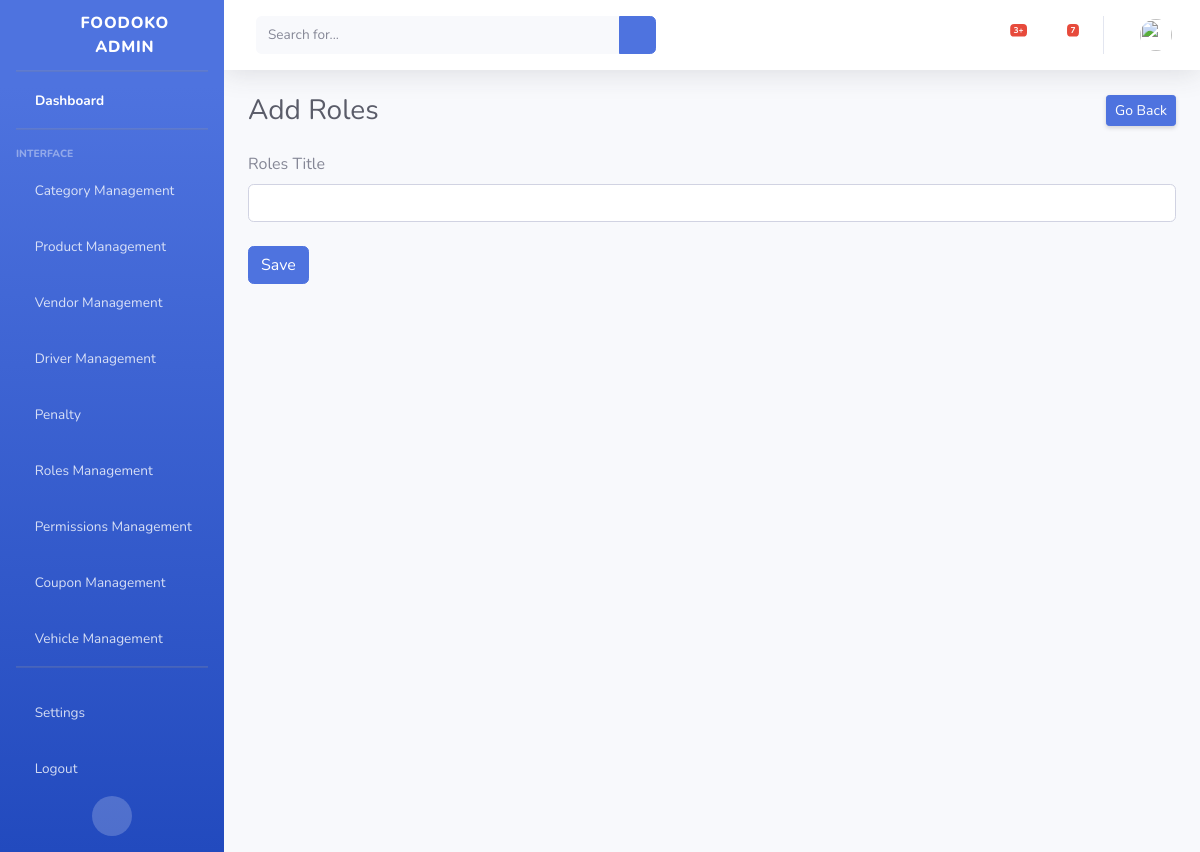
Before: /adminpanel/add-role/ with the older database file.
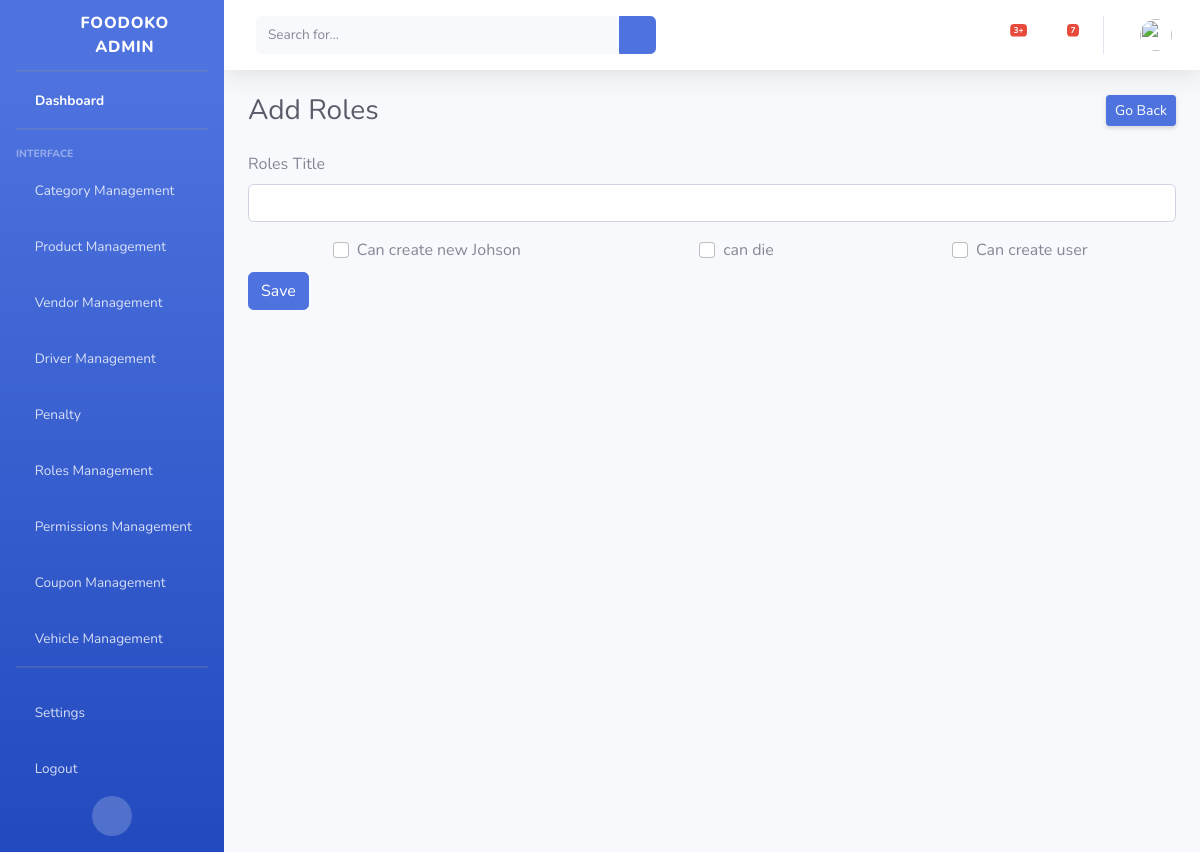
After: the same page with the newer database file.
### Dashboard/models.py (models this page shows, shortened)
class Permission(models.Model):
    created_at = models.DateField(default=date.today)
    title = models.CharField(max_length=255)
    class Meta:
        ordering = ["-id"]
        verbose_name = "Permission"

### Dashboard/views.py (the view, shortened to what this page needs)
# urls.py: path("add-role/", AddRole.as_view(), name="addRole"),
class AddRole(View):
    template_name = "roles/add_role.html"
    def get(self, request):
        permissions = Permission.objects.all()
        args = {
            "permissions": permissions,
        }
        return render(request, self.template_name, args)

### Dashboard/templates/roles/add_role.html (shortened to what this page needs)
{% load static %}
{% include 'base.html' %}
<body id="page-top">
    <div id="wrapper">
        {% include 'admin-sidebar.html' %}
        <div id="content-wrapper" class="d-flex flex-column">
            <div id="content">
               {% include 'admin-nav.html' %}
                <div class="container-fluid">
                    <div class="d-sm-flex align-items-center justify-content-between mb-4">
                        <h1 class="h3 mb-0 text-gray-800">Add Roles</h1>
                        <a href="{% url 'roleview' %}" class="d-none d-sm-inline-block btn btn-sm btn-primary shadow-sm">Go Back</a>
                    </div>
                    <form action="" method="POST">
                    <div class="add___cat___form">
                        <div class="mb-3">
                            <label for="roles-title" class="form-label">Roles Title</label>
                            <input type="text" name="role_title" class="form-control" id="roles-title" aria-describedby="roles">
                    </div>
                    <div>
                        <div class="all____check">
                          {% for p in permissions %}
                            <div class="form-check">
                                <input name="{{ p.title }}" class="form-check-input" type="checkbox" value="{{ p.id }}" id="che1">
                                <label class="form-check-label" for="che1">
                                   {{ p.title }}
                                </label>
                            </div>
                          {% endfor %}
                        </div>
                    </div>
                          </div>
                          <div class="mt-2">
                            <button type="submit" class="btn btn-primary">Save</button>
                                                </div>
                      </div>
                </div>
                </div>
            </div>
</body>

Changed rows visible on the page:
added Permission: title "Can create new Johson"
added Permission: title "can die"
added Permission: title "Can create user"
